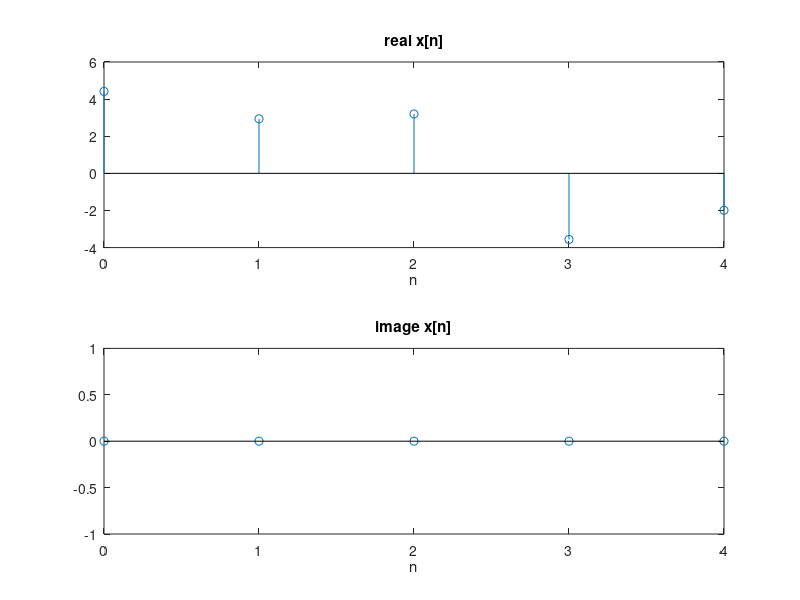
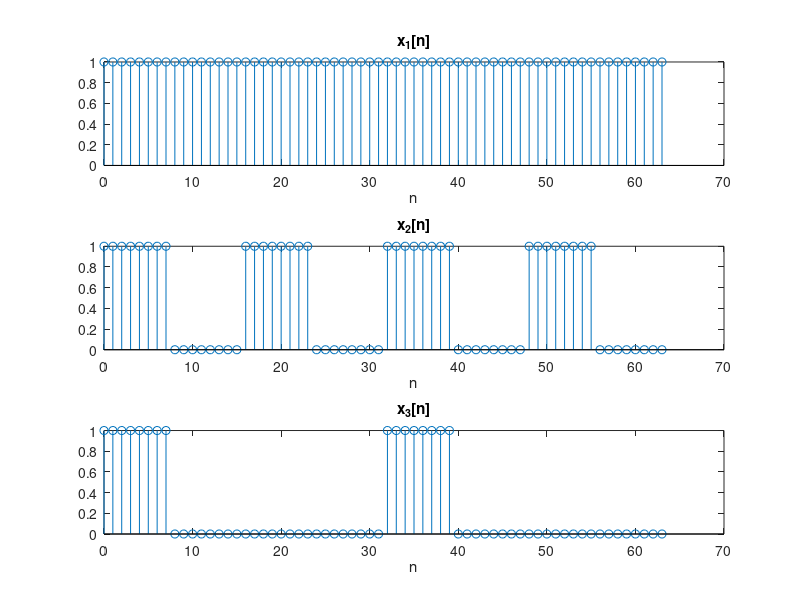
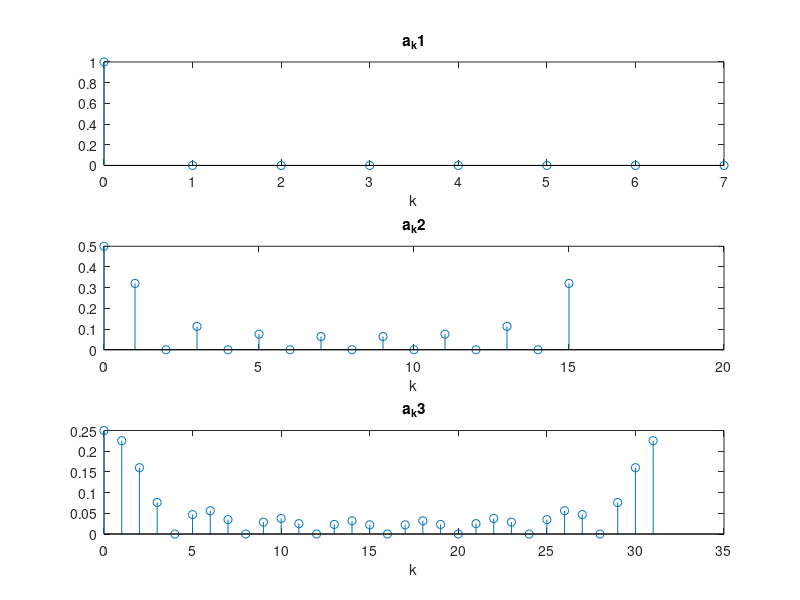

The MATLAB script that drew these images, in order:
% 3.5(a)通过变换可以得到x[n]=1+2cos(4pi/5 n+pi/4)+4cos(8pi/5 n+pi/3),所以是实的。
% 3.5(b)因为N=5,所以
% a0=1,a1=a-4=2*exp(-j*pi/3),a2=exp(j*pi/4),a3=a-2=exp(-j*pi/4),a4=2*exp(j*pi/3);

% 3.5(b)
a=[1 2*exp(-j*pi/3) exp(j*pi/4) exp(-j*pi/4) 2*exp(j*pi/3)];

% 3.5(c)
n=0:1:4;
x=5*ifft(a);
subplot(2,1,1);
stem(n,real(x));
xlabel('n');
title('real x[n]');
subplot(2,1,2);
stem(n,imag(x));
xlabel('n');
title('image x[n]');

saveas(gcf, "plots/P3_5_c_out.png");
close;

% 3.5(d)
n=0:1:63;
n1=0:1:7;
n2=0:1:15;
n3=0:1:31;
x1=ones(1,8);
x2=[ones(1,8) zeros(1,8)];
x3=[ones(1,8) zeros(1,24)];
x_1=[x1 x1 x1 x1 x1 x1 x1 x1];
x_2=[x2 x2 x2 x2];
x_3=[x3 x3];
subplot(3,1,1);
stem(n,x_1)
xlabel('n');
title('x_1[n]');
subplot(3,1,2);
stem(n,x_2)
xlabel('n');
title('x_2[n]');
subplot(3,1,3);
stem(n,x_3)
xlabel('n');
title('x_3[n]');

saveas(gcf, "plots/P3_5_d_out.png");
close;

% 3.5(e)
a1=1/8*fft(x1);
a2=1/16*fft(x2);
a3=1/32*fft(x3);
subplot(3,1,1);
stem(n1,abs(a1));
xlabel('k');
title('a_k1');
subplot(3,1,2);
stem(n2,abs(a2));
xlabel('k');
title('a_k2');
subplot(3,1,3);
stem(n3,abs(a3));
xlabel('k');
title('a_k3');

saveas(gcf, "plots/P3_5_e_out.png");
close;

% 3.5(f)
